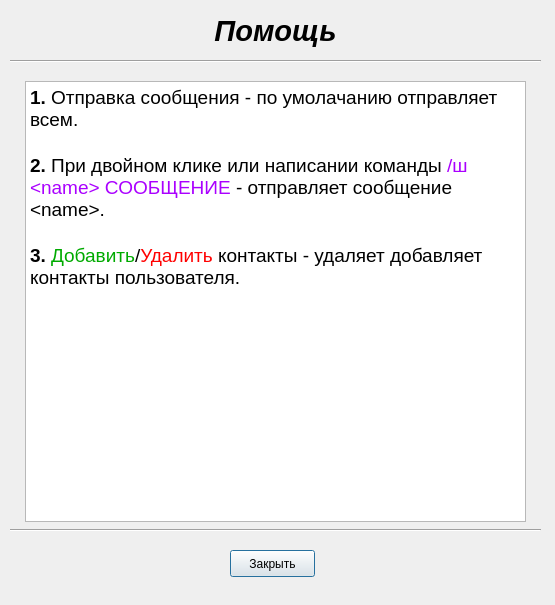
<?xml version="1.0" encoding="UTF-8"?>
<ui version="4.0">
 <class>Dialog</class>
 <widget class="QDialog" name="Dialog">
  <property name="geometry">
   <rect>
    <x>0</x>
    <y>0</y>
    <width>555</width>
    <height>605</height>
   </rect>
  </property>
  <property name="maximumSize">
   <size>
    <width>555</width>
    <height>605</height>
   </size>
  </property>
  <property name="windowTitle">
   <string>Dialog</string>
  </property>
  <widget class="QPushButton" name="pushButton">
   <property name="geometry">
    <rect>
     <x>230</x>
     <y>550</y>
     <width>85</width>
     <height>27</height>
    </rect>
   </property>
   <property name="text">
    <string>Закрыть</string>
   </property>
  </widget>
  <widget class="QLabel" name="label">
   <property name="geometry">
    <rect>
     <x>20</x>
     <y>10</y>
     <width>511</width>
     <height>41</height>
    </rect>
   </property>
   <property name="font">
    <font>
     <pointsize>22</pointsize>
     <weight>75</weight>
     <italic>true</italic>
     <bold>true</bold>
    </font>
   </property>
   <property name="text">
    <string>Помощь</string>
   </property>
   <property name="alignment">
    <set>Qt::AlignCenter</set>
   </property>
  </widget>
  <widget class="Line" name="line">
   <property name="geometry">
    <rect>
     <x>10</x>
     <y>51</y>
     <width>531</width>
     <height>20</height>
    </rect>
   </property>
   <property name="orientation">
    <enum>Qt::Horizontal</enum>
   </property>
  </widget>
  <widget class="Line" name="line_2">
   <property name="geometry">
    <rect>
     <x>10</x>
     <y>520</y>
     <width>531</width>
     <height>20</height>
    </rect>
   </property>
   <property name="orientation">
    <enum>Qt::Horizontal</enum>
   </property>
  </widget>
  <widget class="QTextBrowser" name="textBrowser">
   <property name="geometry">
    <rect>
     <x>25</x>
     <y>81</y>
     <width>501</width>
     <height>441</height>
    </rect>
   </property>
   <property name="html">
    <string>&lt;!DOCTYPE HTML PUBLIC &quot;-//W3C//DTD HTML 4.0//EN&quot; &quot;http://www.w3.org/TR/REC-html40/strict.dtd&quot;&gt;
&lt;html&gt;&lt;head&gt;&lt;meta name=&quot;qrichtext&quot; content=&quot;1&quot; /&gt;&lt;style type=&quot;text/css&quot;&gt;
p, li { white-space: pre-wrap; }
&lt;/style&gt;&lt;/head&gt;&lt;body style=&quot; font-family:'Noto Sans'; font-size:9pt; font-weight:400; font-style:normal;&quot;&gt;
&lt;p style=&quot; margin-top:0px; margin-bottom:0px; margin-left:0px; margin-right:0px; -qt-block-indent:0; text-indent:0px;&quot;&gt;&lt;span style=&quot; font-size:14pt; font-weight:600;&quot;&gt;1.&lt;/span&gt;&lt;span style=&quot; font-size:14pt;&quot;&gt; Отправка сообщения - по умолачанию отправляет всем.&lt;/span&gt;&lt;/p&gt;
&lt;p style=&quot;-qt-paragraph-type:empty; margin-top:0px; margin-bottom:0px; margin-left:0px; margin-right:0px; -qt-block-indent:0; text-indent:0px; font-size:14pt;&quot;&gt;&lt;br /&gt;&lt;/p&gt;
&lt;p style=&quot; margin-top:0px; margin-bottom:0px; margin-left:0px; margin-right:0px; -qt-block-indent:0; text-indent:0px;&quot;&gt;&lt;span style=&quot; font-size:14pt; font-weight:600;&quot;&gt;2.&lt;/span&gt;&lt;span style=&quot; font-size:14pt;&quot;&gt; При двойном клике или написании команды &lt;/span&gt;&lt;span style=&quot; font-size:14pt; color:#aa00ff;&quot;&gt;/ш &amp;lt;name&amp;gt; СООБЩЕНИЕ&lt;/span&gt;&lt;span style=&quot; font-size:14pt;&quot;&gt; - отправляет сообщение &amp;lt;name&amp;gt;.&lt;/span&gt;&lt;/p&gt;
&lt;p style=&quot;-qt-paragraph-type:empty; margin-top:0px; margin-bottom:0px; margin-left:0px; margin-right:0px; -qt-block-indent:0; text-indent:0px; font-size:14pt;&quot;&gt;&lt;br /&gt;&lt;/p&gt;
&lt;p style=&quot; margin-top:0px; margin-bottom:0px; margin-left:0px; margin-right:0px; -qt-block-indent:0; text-indent:0px;&quot;&gt;&lt;span style=&quot; font-size:14pt; font-weight:600;&quot;&gt;3.&lt;/span&gt;&lt;span style=&quot; font-size:14pt;&quot;&gt; &lt;/span&gt;&lt;span style=&quot; font-size:14pt; color:#00aa00;&quot;&gt;Добавить&lt;/span&gt;&lt;span style=&quot; font-size:14pt;&quot;&gt;/&lt;/span&gt;&lt;span style=&quot; font-size:14pt; color:#ff0000;&quot;&gt;Удалить&lt;/span&gt;&lt;span style=&quot; font-size:14pt;&quot;&gt; контакты - удаляет добавляет контакты пользователя.&lt;/span&gt;&lt;/p&gt;&lt;/body&gt;&lt;/html&gt;</string>
   </property>
  </widget>
 </widget>
 <resources/>
 <connections>
  <connection>
   <sender>pushButton</sender>
   <signal>clicked()</signal>
   <receiver>Dialog</receiver>
   <slot>close()</slot>
   <hints>
    <hint type="sourcelabel">
     <x>292</x>
     <y>563</y>
    </hint>
    <hint type="destinationlabel">
     <x>277</x>
     <y>302</y>
    </hint>
   </hints>
  </connection>
 </connections>
</ui>
